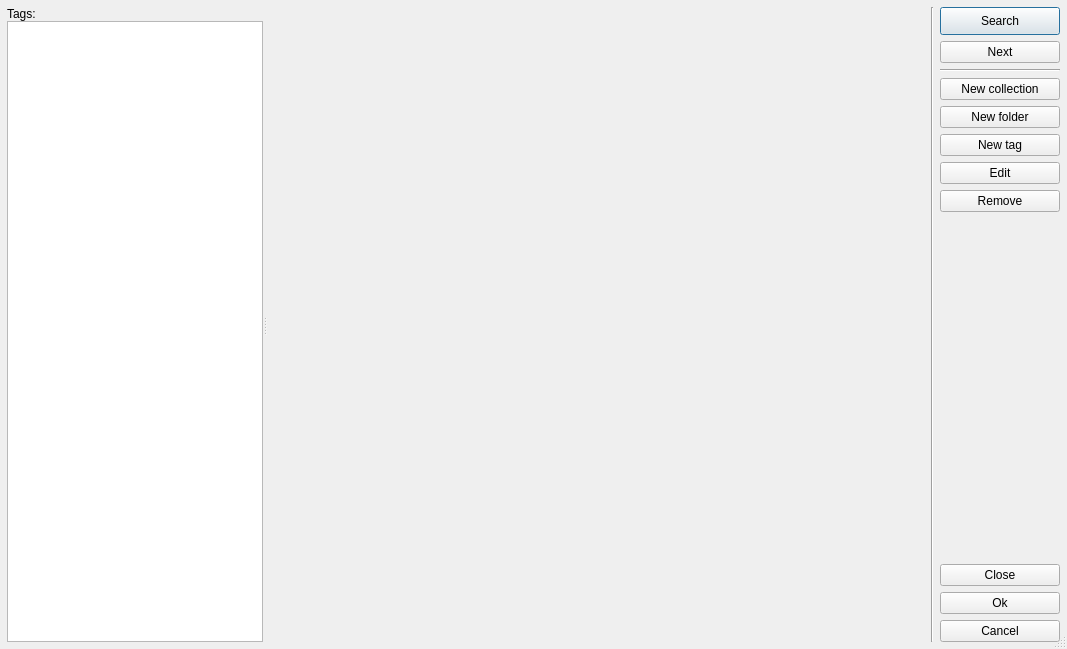
<?xml version="1.0" encoding="UTF-8"?>
<ui version="4.0">
 <class>TagDispatcherDialog</class>
 <widget class="QDialog" name="TagDispatcherDialog">
  <property name="windowModality">
   <enum>Qt::ApplicationModal</enum>
  </property>
  <property name="geometry">
   <rect>
    <x>0</x>
    <y>0</y>
    <width>1067</width>
    <height>649</height>
   </rect>
  </property>
  <property name="windowTitle">
   <string>Dispatcher of Tag collections</string>
  </property>
  <property name="sizeGripEnabled">
   <bool>true</bool>
  </property>
  <property name="modal">
   <bool>true</bool>
  </property>
  <layout class="QHBoxLayout" name="horizontalLayout">
   <property name="leftMargin">
    <number>7</number>
   </property>
   <property name="topMargin">
    <number>7</number>
   </property>
   <property name="rightMargin">
    <number>7</number>
   </property>
   <property name="bottomMargin">
    <number>7</number>
   </property>
   <item>
    <widget class="QSplitter" name="splitter">
     <property name="orientation">
      <enum>Qt::Horizontal</enum>
     </property>
     <widget class="QWidget" name="tagCollectionsWidget" native="true">
      <property name="sizePolicy">
       <sizepolicy hsizetype="Preferred" vsizetype="Expanding">
        <horstretch>0</horstretch>
        <verstretch>0</verstretch>
       </sizepolicy>
      </property>
      <layout class="QVBoxLayout" name="verticalLayout_3">
       <property name="spacing">
        <number>0</number>
       </property>
       <property name="leftMargin">
        <number>0</number>
       </property>
       <property name="topMargin">
        <number>0</number>
       </property>
       <property name="rightMargin">
        <number>0</number>
       </property>
       <property name="bottomMargin">
        <number>0</number>
       </property>
       <item>
        <widget class="QLabel" name="tagCollectionLabel">
         <property name="text">
          <string>Tags:</string>
         </property>
        </widget>
       </item>
       <item>
        <widget class="QTreeView" name="tagTreeView">
         <attribute name="headerVisible">
          <bool>false</bool>
         </attribute>
        </widget>
       </item>
      </layout>
     </widget>
     <widget class="QStackedWidget" name="tagItemWidgetsStack">
      <property name="sizePolicy">
       <sizepolicy hsizetype="Preferred" vsizetype="Preferred">
        <horstretch>70</horstretch>
        <verstretch>0</verstretch>
       </sizepolicy>
      </property>
     </widget>
    </widget>
   </item>
   <item>
    <widget class="Line" name="line_2">
     <property name="orientation">
      <enum>Qt::Vertical</enum>
     </property>
    </widget>
   </item>
   <item>
    <layout class="QVBoxLayout" name="verticalLayout">
     <item>
      <widget class="QPushButton" name="searchBtn">
       <property name="sizePolicy">
        <sizepolicy hsizetype="Fixed" vsizetype="Fixed">
         <horstretch>0</horstretch>
         <verstretch>0</verstretch>
        </sizepolicy>
       </property>
       <property name="minimumSize">
        <size>
         <width>120</width>
         <height>28</height>
        </size>
       </property>
       <property name="maximumSize">
        <size>
         <width>120</width>
         <height>28</height>
        </size>
       </property>
       <property name="text">
        <string>Search</string>
       </property>
      </widget>
     </item>
     <item>
      <widget class="QPushButton" name="searchNextBtn">
       <property name="text">
        <string>Next</string>
       </property>
      </widget>
     </item>
     <item>
      <widget class="Line" name="line">
       <property name="orientation">
        <enum>Qt::Horizontal</enum>
       </property>
      </widget>
     </item>
     <item>
      <widget class="QPushButton" name="newCollectionBtn">
       <property name="text">
        <string>New collection</string>
       </property>
      </widget>
     </item>
     <item>
      <widget class="QPushButton" name="newFolderBtn">
       <property name="text">
        <string>New folder</string>
       </property>
      </widget>
     </item>
     <item>
      <widget class="QPushButton" name="newTagBtn">
       <property name="text">
        <string>New tag</string>
       </property>
      </widget>
     </item>
     <item>
      <widget class="QPushButton" name="editBtn">
       <property name="text">
        <string>Edit</string>
       </property>
      </widget>
     </item>
     <item>
      <widget class="QPushButton" name="removeBtn">
       <property name="text">
        <string>Remove</string>
       </property>
      </widget>
     </item>
     <item>
      <spacer name="verticalSpacer">
       <property name="orientation">
        <enum>Qt::Vertical</enum>
       </property>
       <property name="sizeHint" stdset="0">
        <size>
         <width>20</width>
         <height>320</height>
        </size>
       </property>
      </spacer>
     </item>
     <item>
      <widget class="QPushButton" name="closeBtn">
       <property name="text">
        <string>Close</string>
       </property>
      </widget>
     </item>
     <item>
      <widget class="QPushButton" name="okBtn">
       <property name="text">
        <string>Ok</string>
       </property>
      </widget>
     </item>
     <item>
      <widget class="QPushButton" name="cancelBtn">
       <property name="text">
        <string>Cancel</string>
       </property>
      </widget>
     </item>
    </layout>
   </item>
  </layout>
 </widget>
 <resources/>
 <connections/>
</ui>
